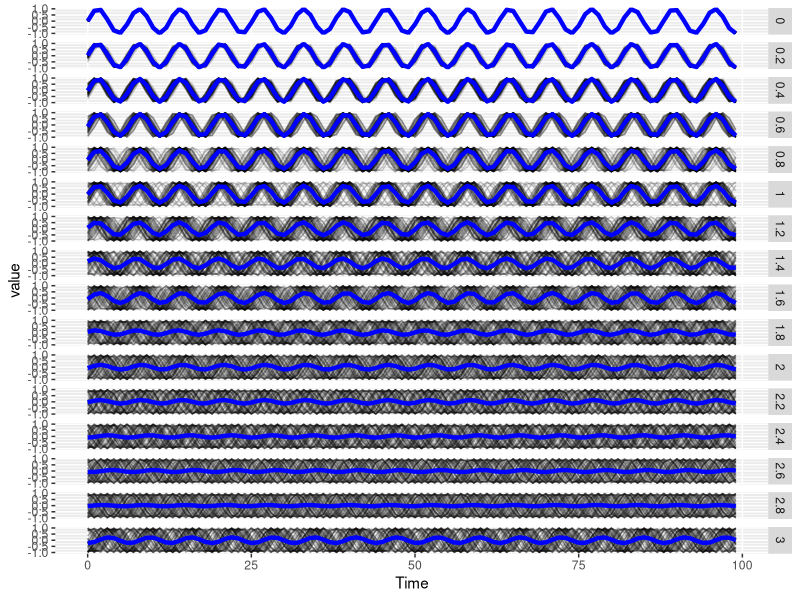
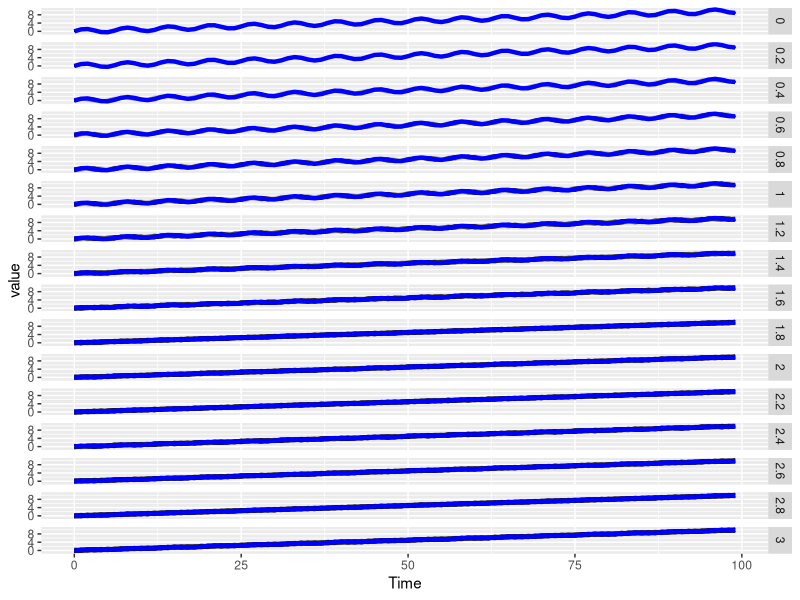
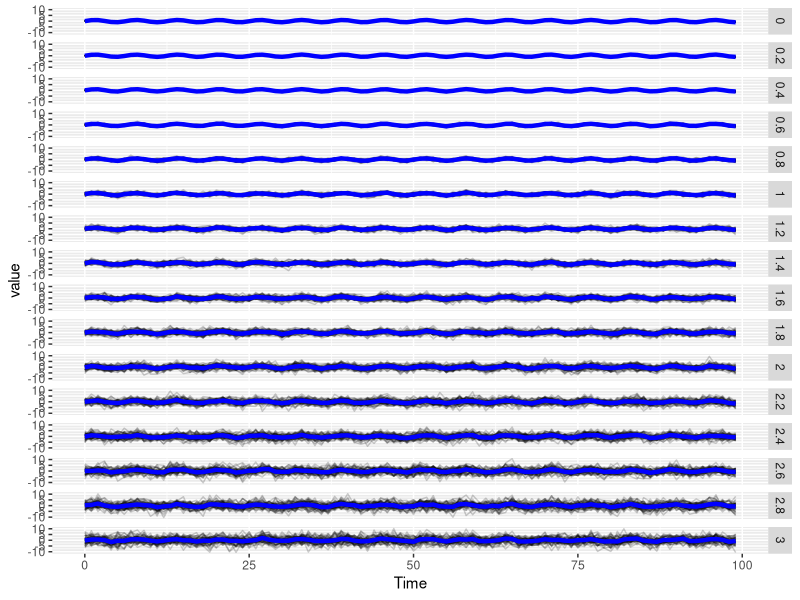

Write R code to recreate these figures, in order. (Note: a time limit stopped this script after it produced the figures.)
## ---- chunk 1
knitr::opts_chunk$set(cache=TRUE)
## ---- chunk 2
dist_mean <- function(data, condition, tcol, measure, label, return.mean = F){
  # data: a data table containing trajectories and conditions
  # condition: column name that fully define an experimental condition, thus a set of trajectories analyzed together
  # tcol: time column name
  # measure: column name with quantity of interest
  # label: column name with label of individual objects in each condition (cell label)
  
  require(data.table)
  # 1) Get mean trajectory for each condition
  means <- data[, .(Average = mean(get(measure))), by = c(condition, tcol)]
  dat <- merge(data[, c(condition, label, tcol, measure), with = F], means, by = c(condition, tcol))
  
  # 2) Euclidean distance between each trajectory and the mean one
  distances <- dat[, .(sq_dist = (get(measure) - Average)^2) , by = c(condition, label)]
  euclid <- distances[, .(euclid_to_mean = sqrt(sum(sq_dist))), by = c(condition, label)]
  
  if(return.mean){
    return(list(means = means, euclid = euclid))
  } else {
    return(euclid)
  }
}


rollex <- function(x, k = 5){
  # Extended rolling mean, fill the extremeties with linear approximation
  require(zoo)
  roll <- rollmean(x, k, na.pad = T)
  NonNAindex <- which(!is.na(roll))
  fst <- min(NonNAindex)
  lst <- max(NonNAindex)
  
  # Left and Right slopes
  lslope <- (roll[fst + 1] - roll[fst]) / 2
  rslope <- (roll[lst] - roll[lst - 1]) / 2
  
  # Replace NAs generated by roll with approx
  for(i in 1:(fst-1)){
    roll[i] <- roll[fst] + lslope * (i - fst) 
  }
  for(i in (lst+1):length(roll)){
    roll[i] <- roll[lst] + rslope * (i - lst) 
  }
  return(roll)
}


clip <- function(x, y){
  # Take two numeric vectors of same length, set x to 1 when above y and x to 0 when below y
  return(ifelse(x >= y, 1, 0))
}


wrap_clip <- function(x, k = 5){
  return(clip(x, rollex(x, k)))
}


overlap <- function(x, y){
  # How often do 2 clipped time series have the same value?
  temp <- ifelse(x==y,1,0)
  return(sum(temp)/length(temp))
}


sim_phase_shifted <- function(n, noise, freq = 1, end = 100, return.wide = F){
  # A fucntion to simulate a population of n noisy sinusoidals that are phase shifted
  # n: number of sinusoids
  # freq: sampling rate (in time unit)
  # noise: standard deviation phaseshift
  # end: end time of simulations
  # return.wide: returns data in wide or long format
  
  require(data.table)
  # If sampling rate < 1, adjust end such that seq(from, to, by) re
  
  # Create a matrix of shifted times 
  tvec <- seq(0, end-1, by = freq)
  time_matrix <- matrix(tvec, nrow = length(tvec), ncol = n)
  shifts <- rnorm(n, 0, noise)
  shifts <- matrix(shifts, nrow = length(tvec), ncol = n, byrow = T)
  time_matrix <- time_matrix + shifts

  # Replace each shifted time by it sine function
  sins <- sin(time_matrix)
  
  # Go to data.table
  sins <- as.data.table(sins)
  sins <- cbind(seq(0, end-1, by = freq), sins)
  colnames(sins)[1] <- "Time"
  if(return.wide){
    return(sins)  
  }
  
  # Format long data table
  sins <- melt(sins, id.vars = "Time")
  return(sins)
}


sim_phase_shifted_with_fixed_trend <- function(n, noise, slope, freq = 1, end = 100){
  # Add a trend, i.e. a linear increase or decrease, to simulations
  # See sim_phase_shifted for arguments. Slope indicates the slope of the trend (change of mean value per unit of time)
  
  sins <- sim_phase_shifted(n, noise, freq, end, return.wide = F)
  trend_vec <- unique(sins$Time)
  trend_vec <- trend_vec * slope
  sins[, value := value + trend_vec, by = .(variable)]
  return(sins)
}


sim_noisy_amplitude <- function(n, noise, freq = 1, end = 100, return.wide = F){
  # Create a matrix of times and noise
  tvec <- seq(0, end-1, by = freq)
  time_matrix <- matrix(tvec, nrow = length(tvec), ncol = n)
  noise_matrix <- replicate(n, rnorm(length(tvec), 0, noise))
  
  # Replace each shifted time by it sine function and add white noise
  sins <- sin(time_matrix)
  sins <- sins + noise_matrix
  
  # Go to data.table
  sins <- as.data.table(sins)
  sins <- cbind(seq(0, end-1, by = freq), sins)
  colnames(sins)[1] <- "Time"
  if(return.wide){
    return(sins)  
  }
  
  # Format long data table
  sins <- melt(sins, id.vars = "Time")
  return(sins)
}


multi_sims <- function(type, noises, ...){
  # /!\ not optimized, growing data table
  # Generate multiple simulations of the indicated type.
  # noises: numeric vector with noise value, DO NOT PASS 0, as it is already used to initialize the output
  # ps: phase shifted
  # pst: phase shifted with linear trend
  # na: noisy amplitude
  
  if(!(type %in% c("ps", "pst", "na"))){
    stop("type must be one of c('ps', 'pst', 'na')")
  }
  
  # Initialize data.table with no noise
  if(type == "ps"){multi_sim <- sim_phase_shifted(noise = 0, ...)}
  else if(type == "pst"){multi_sim <- sim_phase_shifted_with_fixed_trend(noise = 0, ...)}
  else if(type == "na"){multi_sim <- sim_noisy_amplitude(noise = 0, ...)}
  
  multi_sim$noise <- 0
  for(noise in noises){
    if(type == "ps"){temp <- sim_phase_shifted(noise = noise, ...)}
    else if(type == "pst"){temp <- sim_phase_shifted_with_fixed_trend(noise = noise, ...)}
    else if(type == "na"){temp <- sim_noisy_amplitude(noise = noise, ...)}
    temp$noise <- noise
    multi_sim <- rbind(multi_sim, temp)
  }
  return(multi_sim)
}


plot_sim <- function(data, x = "Time", y = "value", group = "variable", use.facet = T, facet = "noise", alpha = 0.2){
  require(ggplot2)
  p <- ggplot(data, aes_string(x = x, y = y)) + geom_line(aes_string(group = group), alpha = alpha)
  p <- p + stat_summary(fun.y=mean, geom="line", colour = "blue", size = 1.5)
  if(use.facet){
    p <- p + facet_grid(as.formula(paste(facet, "~ .")))
  }
  p
}


all_pairwise_stats <- function(data, condition, label, measure, k_roll_mean = 5){
  # Compute all pairwise measures: overlap_clipping and correlations (Pearson, Spearman, Kendall)
  # The clipping of trajectories is performed as first step
  
  # data: a data table containing CLIPPED trajectories
  # condition: column name that fully define an experimental condition; MUST BE INTEGERS, NUMERIC, FACTOR OR CHARACTERS
  # measure: column name with clipped trajectories
  # label: column name with label of individual objects in each condition (cell label); LABELS MUST BE INTEGERS, NUMERIC, FACTOR OR CHARACTERS
  
  if(!(class(data[,get(condition)]) %in% c("integer", "numeric", "character", "factor"))){
    stop("Column 'condition' must be integer, numeric, factor or character.")
  }
  if(!(class(data[,get(label)]) %in% c("integer", "numeric", "character", "factor"))){
    stop("Column 'label' must be integer, numeric, factor or character.")
  }
  
  require(data.table)
  setkeyv(data, c(condition, label))
  
  # Perform clipping
  ClipData <- data[, .(clip_measure = wrap_clip(get(measure), k = k_roll_mean)), by = c(condition, label)]
  setkeyv(ClipData, c(condition, label))
  
  # Number of rows for data table initialization, sum of number of pairs in each condition
  nber_row <- 0
  for(i in unique(data[, get(condition)])){
    nber_row <- nber_row + choose(length(unique(data[.(i), get(label)])), 2)
  }

  
  # One row = one pair in one condition; set column types according to input types
  out <- data.table(matrix(ncol = 7, nrow = nber_row))
  colnames(out) <- c(condition, "Label1", "Label2", "Overlap", "Pearson", "Spearman", "Kendall")
  if(class(data[,get(condition)]) == "integer"){out[[condition]] <- as.integer(out[[condition]])}
  else if(class(data[,get(condition)]) == "numeric"){out[[condition]] <- as.numeric(out[[condition]])}
  else if(class(data[,get(condition)]) == "character"){out[[condition]] <- as.character(out[[condition]])}
  else if(class(data[,get(condition)]) == "factor"){out[[condition]] <- as.factor(out[[condition]])}
  
  
  if(class(data[,get(label)]) == "integer"){
    out[, Label1 := as.integer(Label1)]
    out[, Label2 := as.integer(Label2)]
  }
  else if(class(data[,get(label)]) == "numeric"){
    out[, Label1 := as.numeric(Label1)]
    out[, Label2 := as.numeric(Label2)]
  }
  else if(class(data[,get(label)]) == "character"){
    out[, Label1 := as.character(Label1)]
    out[, Label2 := as.character(Label2)]
  }
  else if(class(data[,get(label)]) == "factor"){
    out[, Label1 := as.factor(Label1)]
    out[, Label2 := as.factor(Label2)]
  }
  
  
  out[, Overlap := as.numeric(Overlap)]
  out[, Pearson := as.numeric(Pearson)]
  out[, Spearman := as.numeric(Spearman)]
  out[, Kendall := as.numeric(Kendall)]
  
  curr_row <- 1L
  # Loop condition
  for(i in unique(data[, get(condition)])){
    labels <- unique(data[.(i), get(label)])
    # Loop 1st label
    for(j in 1:(length(labels)-1)){
      # Loop 2nd label
      for(k in (j+1):length(labels)){
        set(out, curr_row, 1L, i)
        set(out, curr_row, 2L, labels[j])
        set(out, curr_row, 3L, labels[k])
        # /!\ use clip data for overlap
        set(out, curr_row, 4L, overlap(ClipData[.(i, labels[j]), clip_measure], ClipData[.(i, labels[k]), clip_measure]))
        set(out, curr_row, 5L, cor(data[.(i, labels[j]), get(measure)], data[.(i, labels[k]), get(measure)], method ="pearson"))
        set(out, curr_row, 6L, cor(data[.(i, labels[j]), get(measure)], data[.(i, labels[k]), get(measure)], method ="spearman"))
        set(out, curr_row, 7L, cor(data[.(i, labels[j]), get(measure)], data[.(i, labels[k]), get(measure)], method ="kendall"))
        curr_row <- curr_row + 1L
      }
    }
  }
  return(out)
}
## ---- chunk 3
n <- 50 # number of trajectories per noise level
noises <- seq(0.2, 3, 0.2)
freq <- 1 # compute sinus every 1 time unit

# Phase shifted
ps <- multi_sims(type = "ps", noises = noises, n = n, freq = freq)
ps
# Phase shifted with trend
pst <- multi_sims(type = "pst", noises = noises, n = n, slope = 0.1, freq = freq)
# Amplitude noise
na <- multi_sims(type = "na", noises = noises, n = n, freq = freq)

plot_sim(ps)
plot_sim(pst)
plot_sim(na)
## ---- chunk 4

cond <- "noise"
ti <- "Time"
mea <- "value"
lab <- "variable"

ps_mean <- dist_mean(data = ps, condition = cond, tcol = ti, measure = mea, label = lab, return.mean = F)
ps_mean
pst_mean <- dist_mean(data = pst, condition = cond, tcol = ti, measure = mea, label = lab, return.mean = F)
na_mean <- dist_mean(data = na, condition = cond, tcol = ti, measure = mea, label = lab, return.mean = F)
## ---- chunk 5
ps_pw <- all_pairwise_stats(data = ps, condition = cond, label = lab, measure = mea, k_roll_mean = 5)
ps_pw
pst_pw <- all_pairwise_stats(data = pst, condition = cond, label = lab, measure = mea, k_roll_mean = 5)
na_pw <- all_pairwise_stats(data = na, condition = cond, label = lab, measure = mea, k_roll_mean = 5)
## ---- chunk 6
library(ggplot2)
library(gridExtra)

theme_update(plot.title = element_text(hjust = 0.5), text = element_text(size=15))

# Euclidean to Mean
p1 <- ggplot(ps_mean, aes(x= noise, y = euclid_to_mean)) + geom_boxplot(aes(group = noise)) + ggtitle("Phase Shifted")
p2 <- ggplot(pst_mean, aes(x= noise, y = euclid_to_mean)) + geom_boxplot(aes(group = noise)) + ggtitle("Phase Shifted with Trend")
p3 <- ggplot(na_mean, aes(x= noise, y = euclid_to_mean)) + geom_boxplot(aes(group = noise)) + ggtitle("Noisy Amplitude")
grid.arrange(p1, p2, p3, ncol = 3)
## ---- chunk 7
# Overlap
q1 <- ggplot(ps_pw, aes(x = noise, y = Overlap)) + geom_boxplot(aes(group = noise)) + ggtitle("Phase Shifted") + scale_y_continuous(limits = c(0,1))
q2 <- ggplot(pst_pw, aes(x = noise, y = Overlap)) + geom_boxplot(aes(group = noise)) + ggtitle("Phase Shifted with Trend") + scale_y_continuous(limits = c(0,1))
q3 <- ggplot(na_pw, aes(x = noise, y = Overlap)) + geom_boxplot(aes(group = noise)) + ggtitle("Noisy Amplitude") + scale_y_continuous(limits = c(0,1))
grid.arrange(q1, q2, q3, ncol = 3)
## ---- chunk 8
r1 <- ggplot(ps_pw, aes(x = noise, y = Pearson)) + geom_boxplot(aes(group = noise)) + ggtitle("Phase Shifted") + scale_y_continuous(limits = c(-1,1))
r2 <- ggplot(pst_pw, aes(x = noise, y = Pearson)) + geom_boxplot(aes(group = noise)) + ggtitle("Phase Shifted with Trend") + scale_y_continuous(limits = c(-1,1))
r3 <- ggplot(na_pw, aes(x = noise, y = Pearson)) + geom_boxplot(aes(group = noise)) + ggtitle("Noisy Amplitude") + scale_y_continuous(limits = c(-1,1))
grid.arrange(r1, r2, r3, ncol = 3)
## ---- chunk 9
s1 <- ggplot(ps_pw, aes(x = noise, y = Spearman)) + geom_boxplot(aes(group = noise)) + ggtitle("Phase Shifted") + scale_y_continuous(limits = c(-1,1))
s2 <- ggplot(pst_pw, aes(x = noise, y = Spearman)) + geom_boxplot(aes(group = noise)) + ggtitle("Phase Shifted with Trend") + scale_y_continuous(limits = c(-1,1))
s3 <- ggplot(na_pw, aes(x = noise, y = Spearman)) + geom_boxplot(aes(group = noise)) + ggtitle("Noisy Amplitude") + scale_y_continuous(limits = c(-1,1))
grid.arrange(s1, s2, s3, ncol = 3)
## ---- chunk 10
t1 <- ggplot(ps_pw, aes(x = noise, y = Kendall)) + geom_boxplot(aes(group = noise)) + ggtitle("Phase Shifted") + scale_y_continuous(limits = c(-1,1))
t2 <- ggplot(pst_pw, aes(x = noise, y = Kendall)) + geom_boxplot(aes(group = noise)) + ggtitle("Phase Shifted with Trend") + scale_y_continuous(limits = c(-1,1))
t3 <- ggplot(na_pw, aes(x = noise, y = Kendall)) + geom_boxplot(aes(group = noise)) + ggtitle("Noisy Amplitude") + scale_y_continuous(limits = c(-1,1))
grid.arrange(t1, t2, t3, ncol = 3)
## ---- chunk 11
cor(ps_pw[, 4:7])
cor(pst_pw[, 4:7])
cor(na_pw[, 4:7])
## ---- chunk 12
ps_pw[noise !=0 , .(p.val.pears = t.test(Pearson)$p.value,
                    p.val.spear = t.test(Spearman)$p.value,
                    p.val.kenda = t.test(Kendall)$p.value,
                    p.val.ovrlp = t.test(Overlap, mu = 0.5)$p.value), by = noise]

pst_pw[noise !=0 , .(p.val.pears = t.test(Pearson)$p.value,
                    p.val.spear = t.test(Spearman)$p.value,
                    p.val.kenda = t.test(Kendall)$p.value,
                    p.val.ovrlp = t.test(Overlap, mu = 0.5)$p.value), by = noise]

na_pw[noise !=0 , .(p.val.pears = t.test(Pearson)$p.value,
                    p.val.spear = t.test(Spearman)$p.value,
                    p.val.kenda = t.test(Kendall)$p.value,
                    p.val.ovrlp = t.test(Overlap, mu = 0.5)$p.value), by = noise]
## ---- chunk 13
plot_sim(sim_phase_shifted(n = 50, noise = 0.4, freq = 2), use.facet = F)
plot_sim(sim_phase_shifted(n = 50, noise = 0.4, freq = 0.2), use.facet = F)
## ---- chunk 14
# Contains 6 to 7 points per oscillation
sim <- sim_phase_shifted(n = 1, noise = 0, freq = 1)
plot(sim$Time, sim$value, type = "b")
lines(x=sim$Time, y=rollex(sim$value, k = 6), col = "red", lwd = 1.5)

# clip trajectory and scale for clarity on the plot
clip_traj <- wrap_clip(x = sim$value, k = 6)
clip_traj <- ifelse(clip_traj == 0, -1, 1)
lines(x=sim$Time, y=clip_traj, col = "blue", type = "S")
## ---- chunk 15
par(mfrow = c(2,1))
# Contains more than 35 points per oscillation
sim <- sim_phase_shifted(n = 1, noise = 0, freq = 0.2)

size_window <- 6
plot(sim$Time, sim$value, type = "b")
lines(x = sim$Time, y = rollex(sim$value, k = size_window), col = "red", lwd = 1.5)
clip_traj <- wrap_clip(x = sim$value, k = size_window)
clip_traj <- ifelse(clip_traj == 0, -1, 1)
lines(x = sim$Time, y = clip_traj, col = "blue", type = "S")

size_window <- 35
plot(sim$Time, sim$value, type = "b")
lines(x = sim$Time, y = rollex(sim$value, k = size_window), col = "red", lwd = 1.5)
clip_traj <- wrap_clip(x = sim$value, k = size_window)
clip_traj <- ifelse(clip_traj == 0, -1, 1)
lines(x = sim$Time, y = clip_traj, col = "blue", type = "S")
## ---- chunk 16
par(mfrow = c(2,1))
# Contains more than 35 points per oscillation
sim <- sim_noisy_amplitude(n = 1, noise = 0.1, freq = 0.2)

size_window <- 6
plot(sim$Time, sim$value, type = "b")
lines(x = sim$Time, y = rollex(sim$value, k = size_window), col = "red", lwd = 1.5)
clip_traj <- wrap_clip(x = sim$value, k = size_window)
clip_traj <- ifelse(clip_traj == 0, -1, 1)
lines(x = sim$Time, y = clip_traj, col = "blue", type = "S")

size_window <- 35
plot(sim$Time, sim$value, type = "b")
lines(x = sim$Time, y = rollex(sim$value, k = size_window), col = "red", lwd = 1.5)
clip_traj <- wrap_clip(x = sim$value, k = size_window)
clip_traj <- ifelse(clip_traj == 0, -1, 1)
lines(x = sim$Time, y = clip_traj, col = "blue", type = "S")
## ---- chunk 17
# Already defined in section 4.
# na <- multi_sims(type = "na", noises = noises, n = n, freq = 1)
# na_pw <- all_pairwise_stats(data = na, condition = cond, label = lab, measure = mea, k_roll_mean = 5)
# q3 <- ggplot(na_pw, aes(x = noise, y = Overlap)) + geom_boxplot(aes(group = noise)) + ggtitle("Noisy Amplitude") + scale_y_continuous(limits = c(0,1))

na_high_freq <- multi_sims(type = "na", noises = noises, n = n, freq = 0.2)
na_high_freq_pw <- all_pairwise_stats(data = na_high_freq, condition = cond, label = lab, measure = mea, k_roll_mean = 5)
## ---- chunk 18
q3_high <- ggplot(na_high_freq_pw, aes(x = noise, y = Overlap)) + geom_boxplot(aes(group = noise)) + ggtitle("Window Size: 5; Freq: 0.2 (window too small)") + scale_y_continuous(limits = c(0,1))
grid.arrange(q3 + ggtitle("Window Size: 5; Freq: 1 (window of the right size)"), q3_high, ncol = 2)
